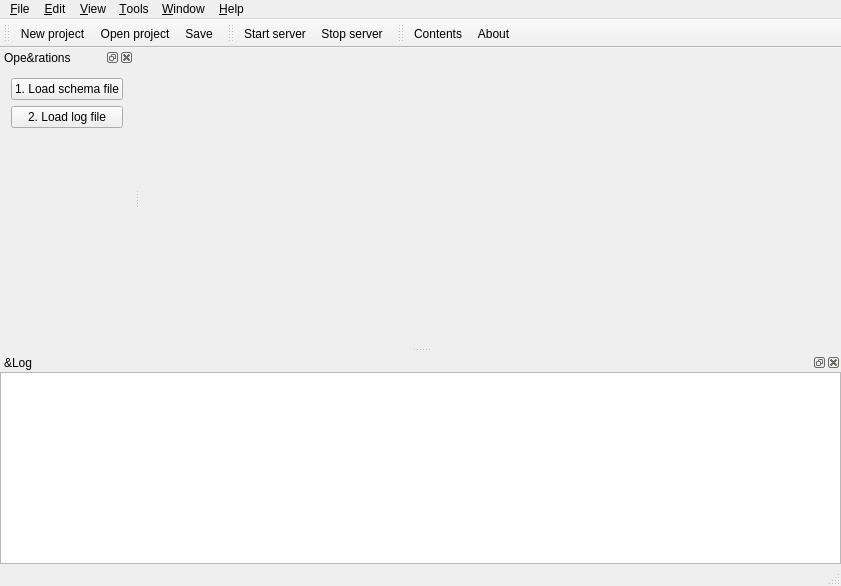
<?xml version="1.0" encoding="UTF-8"?>
<ui version="4.0">
 <class>MainWindow</class>
 <widget class="QMainWindow" name="MainWindow">
  <property name="geometry">
   <rect>
    <x>0</x>
    <y>0</y>
    <width>841</width>
    <height>586</height>
   </rect>
  </property>
  <property name="windowTitle">
   <string>MainWindow</string>
  </property>
  <widget class="QWidget" name="centralWidget"/>
  <widget class="QMenuBar" name="menuBar">
   <property name="geometry">
    <rect>
     <x>0</x>
     <y>0</y>
     <width>841</width>
     <height>23</height>
    </rect>
   </property>
   <widget class="QMenu" name="menuFile">
    <property name="title">
     <string>&amp;File</string>
    </property>
    <addaction name="actionNewProject"/>
    <addaction name="actionOpenProject"/>
    <addaction name="actionSave"/>
    <addaction name="separator"/>
    <addaction name="actionQuit"/>
   </widget>
   <widget class="QMenu" name="menuEdit">
    <property name="title">
     <string>&amp;Edit</string>
    </property>
    <addaction name="actionPreferences"/>
   </widget>
   <widget class="QMenu" name="menuTools">
    <property name="title">
     <string>&amp;Tools</string>
    </property>
    <addaction name="actionStartServer"/>
    <addaction name="actionStopServer"/>
   </widget>
   <widget class="QMenu" name="menuWindow">
    <property name="title">
     <string>&amp;Window</string>
    </property>
   </widget>
   <widget class="QMenu" name="menuHelp">
    <property name="title">
     <string>&amp;Help</string>
    </property>
    <addaction name="actionContents"/>
    <addaction name="separator"/>
    <addaction name="actionAbout"/>
    <addaction name="actionAboutQt"/>
   </widget>
   <widget class="QMenu" name="menuView">
    <property name="title">
     <string>&amp;View</string>
    </property>
    <widget class="QMenu" name="menuToolbars">
     <property name="title">
      <string>&amp;Toolbars</string>
     </property>
     <addaction name="actionFileToolbar"/>
     <addaction name="actionHelpToolbar"/>
     <addaction name="actionServerToolbar"/>
    </widget>
    <widget class="QMenu" name="menuPanes">
     <property name="title">
      <string>&amp;Panes</string>
     </property>
     <addaction name="actionOperationsPane"/>
     <addaction name="actionLogPane"/>
    </widget>
    <addaction name="menuToolbars"/>
    <addaction name="menuPanes"/>
   </widget>
   <addaction name="menuFile"/>
   <addaction name="menuEdit"/>
   <addaction name="menuView"/>
   <addaction name="menuTools"/>
   <addaction name="menuWindow"/>
   <addaction name="menuHelp"/>
  </widget>
  <widget class="QToolBar" name="fileToolbar">
   <property name="windowTitle">
    <string>File</string>
   </property>
   <attribute name="toolBarArea">
    <enum>TopToolBarArea</enum>
   </attribute>
   <attribute name="toolBarBreak">
    <bool>false</bool>
   </attribute>
   <addaction name="actionNewProject"/>
   <addaction name="actionOpenProject"/>
   <addaction name="actionSave"/>
  </widget>
  <widget class="QStatusBar" name="statusBar"/>
  <widget class="QToolBar" name="serverToolbar">
   <property name="windowTitle">
    <string>Server</string>
   </property>
   <attribute name="toolBarArea">
    <enum>TopToolBarArea</enum>
   </attribute>
   <attribute name="toolBarBreak">
    <bool>false</bool>
   </attribute>
   <addaction name="actionStartServer"/>
   <addaction name="actionStopServer"/>
  </widget>
  <widget class="QToolBar" name="helpToolbar">
   <property name="windowTitle">
    <string>Help</string>
   </property>
   <attribute name="toolBarArea">
    <enum>TopToolBarArea</enum>
   </attribute>
   <attribute name="toolBarBreak">
    <bool>false</bool>
   </attribute>
   <addaction name="actionContents"/>
   <addaction name="actionAbout"/>
  </widget>
  <widget class="QDockWidget" name="dockOperations">
   <property name="windowTitle">
    <string>Ope&amp;rations</string>
   </property>
   <attribute name="dockWidgetArea">
    <number>1</number>
   </attribute>
   <widget class="QWidget" name="dockWidgetContents">
    <layout class="QVBoxLayout" name="verticalLayout">
     <item>
      <widget class="QPushButton" name="buttonLoadSchemaFile">
       <property name="text">
        <string>1. Load schema file</string>
       </property>
      </widget>
     </item>
     <item>
      <widget class="QPushButton" name="buttonLoadLogFile">
       <property name="text">
        <string>2. Load log file</string>
       </property>
      </widget>
     </item>
     <item>
      <spacer name="verticalSpacer">
       <property name="orientation">
        <enum>Qt::Vertical</enum>
       </property>
       <property name="sizeHint" stdset="0">
        <size>
         <width>20</width>
         <height>40</height>
        </size>
       </property>
      </spacer>
     </item>
    </layout>
   </widget>
  </widget>
  <widget class="QDockWidget" name="dockLog">
   <property name="windowTitle">
    <string>&amp;Log</string>
   </property>
   <attribute name="dockWidgetArea">
    <number>8</number>
   </attribute>
   <widget class="QWidget" name="dockWidgetContents_2">
    <layout class="QGridLayout" name="gridLayout_2">
     <property name="leftMargin">
      <number>0</number>
     </property>
     <property name="topMargin">
      <number>0</number>
     </property>
     <property name="rightMargin">
      <number>0</number>
     </property>
     <property name="bottomMargin">
      <number>0</number>
     </property>
     <item row="0" column="0">
      <widget class="QPlainTextEdit" name="logView">
       <property name="font">
        <font>
         <family>Monospace</family>
        </font>
       </property>
       <property name="readOnly">
        <bool>true</bool>
       </property>
      </widget>
     </item>
    </layout>
   </widget>
  </widget>
  <action name="actionNewProject">
   <property name="icon">
    <iconset theme="list-add" resource="../res/paomedia-small-n-flat/iconset.qrc">
     <normaloff>:/svg/sign-add</normaloff>:/svg/sign-add</iconset>
   </property>
   <property name="text">
    <string>&amp;New project</string>
   </property>
   <property name="toolTip">
    <string>Creates a new project</string>
   </property>
   <property name="shortcut">
    <string>Ctrl+N</string>
   </property>
  </action>
  <action name="actionOpenProject">
   <property name="icon">
    <iconset theme="document-open" resource="../res/paomedia-small-n-flat/iconset.qrc">
     <normaloff>:/svg/folder</normaloff>:/svg/folder</iconset>
   </property>
   <property name="text">
    <string>&amp;Open project</string>
   </property>
   <property name="toolTip">
    <string>Open an existing project</string>
   </property>
   <property name="shortcut">
    <string>Ctrl+O</string>
   </property>
  </action>
  <action name="actionQuit">
   <property name="icon">
    <iconset theme="application-exit">
     <normaloff>.</normaloff>.</iconset>
   </property>
   <property name="text">
    <string>&amp;Quit</string>
   </property>
   <property name="toolTip">
    <string>Quit this application</string>
   </property>
   <property name="shortcut">
    <string>Ctrl+Q</string>
   </property>
  </action>
  <action name="actionSave">
   <property name="icon">
    <iconset theme="document-save" resource="../res/paomedia-small-n-flat/iconset.qrc">
     <normaloff>:/svg/floppy</normaloff>:/svg/floppy</iconset>
   </property>
   <property name="text">
    <string>&amp;Save</string>
   </property>
   <property name="toolTip">
    <string>Save currently open project</string>
   </property>
   <property name="shortcut">
    <string>Ctrl+S</string>
   </property>
  </action>
  <action name="actionPreferences">
   <property name="icon">
    <iconset theme="gtk-preferences" resource="../res/paomedia-small-n-flat/iconset.qrc">
     <normaloff>:/svg/cog</normaloff>:/svg/cog</iconset>
   </property>
   <property name="text">
    <string>&amp;Preferences</string>
   </property>
   <property name="toolTip">
    <string>Set preferences for working in the application</string>
   </property>
   <property name="shortcut">
    <string>Ctrl+Alt+P</string>
   </property>
  </action>
  <action name="actionContents">
   <property name="icon">
    <iconset theme="help-contents" resource="../res/paomedia-small-n-flat/iconset.qrc">
     <normaloff>:/svg/life-buoy</normaloff>:/svg/life-buoy</iconset>
   </property>
   <property name="text">
    <string>&amp;Contents</string>
   </property>
   <property name="toolTip">
    <string>Get help on using this software</string>
   </property>
   <property name="shortcut">
    <string>F1</string>
   </property>
  </action>
  <action name="actionAbout">
   <property name="icon">
    <iconset theme="help-about" resource="../res/paomedia-small-n-flat/iconset.qrc">
     <normaloff>:/svg/sign-info</normaloff>:/svg/sign-info</iconset>
   </property>
   <property name="text">
    <string>&amp;About</string>
   </property>
   <property name="toolTip">
    <string>About this program</string>
   </property>
   <property name="shortcut">
    <string>Shift+F1</string>
   </property>
  </action>
  <action name="actionAboutQt">
   <property name="text">
    <string>About &amp;Qt</string>
   </property>
  </action>
  <action name="actionFileToolbar">
   <property name="checkable">
    <bool>true</bool>
   </property>
   <property name="text">
    <string>&amp;File</string>
   </property>
   <property name="toolTip">
    <string>Toggle visibility of File toolbar</string>
   </property>
  </action>
  <action name="actionHelpToolbar">
   <property name="checkable">
    <bool>true</bool>
   </property>
   <property name="text">
    <string>&amp;Help</string>
   </property>
   <property name="toolTip">
    <string>Toggle visibility of Help toolbar</string>
   </property>
  </action>
  <action name="actionLogPane">
   <property name="checkable">
    <bool>true</bool>
   </property>
   <property name="text">
    <string>&amp;Log</string>
   </property>
   <property name="toolTip">
    <string>Toggle visibility of Log pane</string>
   </property>
  </action>
  <action name="actionOperationsPane">
   <property name="checkable">
    <bool>true</bool>
   </property>
   <property name="text">
    <string>&amp;Operations</string>
   </property>
   <property name="toolTip">
    <string>Toggle visibility of Operations pane</string>
   </property>
  </action>
  <action name="actionStartServer">
   <property name="icon">
    <iconset theme="media-playback-start">
     <normaloff>.</normaloff>.</iconset>
   </property>
   <property name="text">
    <string>&amp;Start server</string>
   </property>
  </action>
  <action name="actionStopServer">
   <property name="icon">
    <iconset theme="media-playback-stop">
     <normaloff>.</normaloff>.</iconset>
   </property>
   <property name="text">
    <string>S&amp;top server</string>
   </property>
   <property name="toolTip">
    <string>Stop running MySQL server</string>
   </property>
  </action>
  <action name="actionServerToolbar">
   <property name="checkable">
    <bool>true</bool>
   </property>
   <property name="text">
    <string>&amp;Server</string>
   </property>
   <property name="toolTip">
    <string>Toggle visibility of Server toolbar</string>
   </property>
  </action>
 </widget>
 <layoutdefault spacing="6" margin="11"/>
 <resources>
  <include location="../res/paomedia-small-n-flat/iconset.qrc"/>
 </resources>
 <connections>
  <connection>
   <sender>actionAbout</sender>
   <signal>triggered()</signal>
   <receiver>MainWindow</receiver>
   <slot>about()</slot>
   <hints>
    <hint type="sourcelabel">
     <x>-1</x>
     <y>-1</y>
    </hint>
    <hint type="destinationlabel">
     <x>420</x>
     <y>292</y>
    </hint>
   </hints>
  </connection>
  <connection>
   <sender>actionAboutQt</sender>
   <signal>triggered()</signal>
   <receiver>MainWindow</receiver>
   <slot>aboutQt()</slot>
   <hints>
    <hint type="sourcelabel">
     <x>-1</x>
     <y>-1</y>
    </hint>
    <hint type="destinationlabel">
     <x>420</x>
     <y>292</y>
    </hint>
   </hints>
  </connection>
  <connection>
   <sender>buttonLoadLogFile</sender>
   <signal>clicked()</signal>
   <receiver>MainWindow</receiver>
   <slot>loadLogFile()</slot>
   <hints>
    <hint type="sourcelabel">
     <x>555</x>
     <y>313</y>
    </hint>
    <hint type="destinationlabel">
     <x>420</x>
     <y>292</y>
    </hint>
   </hints>
  </connection>
  <connection>
   <sender>actionFileToolbar</sender>
   <signal>toggled(bool)</signal>
   <receiver>fileToolbar</receiver>
   <slot>setVisible(bool)</slot>
   <hints>
    <hint type="sourcelabel">
     <x>-1</x>
     <y>-1</y>
    </hint>
    <hint type="destinationlabel">
     <x>60</x>
     <y>42</y>
    </hint>
   </hints>
  </connection>
  <connection>
   <sender>actionHelpToolbar</sender>
   <signal>toggled(bool)</signal>
   <receiver>helpToolbar</receiver>
   <slot>setVisible(bool)</slot>
   <hints>
    <hint type="sourcelabel">
     <x>-1</x>
     <y>-1</y>
    </hint>
    <hint type="destinationlabel">
     <x>480</x>
     <y>42</y>
    </hint>
   </hints>
  </connection>
  <connection>
   <sender>actionLogPane</sender>
   <signal>toggled(bool)</signal>
   <receiver>dockLog</receiver>
   <slot>setVisible(bool)</slot>
   <hints>
    <hint type="sourcelabel">
     <x>-1</x>
     <y>-1</y>
    </hint>
    <hint type="destinationlabel">
     <x>420</x>
     <y>493</y>
    </hint>
   </hints>
  </connection>
  <connection>
   <sender>actionOperationsPane</sender>
   <signal>toggled(bool)</signal>
   <receiver>dockOperations</receiver>
   <slot>setVisible(bool)</slot>
   <hints>
    <hint type="sourcelabel">
     <x>-1</x>
     <y>-1</y>
    </hint>
    <hint type="destinationlabel">
     <x>118</x>
     <y>242</y>
    </hint>
   </hints>
  </connection>
  <connection>
   <sender>dockLog</sender>
   <signal>visibilityChanged(bool)</signal>
   <receiver>actionLogPane</receiver>
   <slot>setChecked(bool)</slot>
   <hints>
    <hint type="sourcelabel">
     <x>420</x>
     <y>493</y>
    </hint>
    <hint type="destinationlabel">
     <x>-1</x>
     <y>-1</y>
    </hint>
   </hints>
  </connection>
  <connection>
   <sender>dockOperations</sender>
   <signal>visibilityChanged(bool)</signal>
   <receiver>actionOperationsPane</receiver>
   <slot>setChecked(bool)</slot>
   <hints>
    <hint type="sourcelabel">
     <x>118</x>
     <y>242</y>
    </hint>
    <hint type="destinationlabel">
     <x>-1</x>
     <y>-1</y>
    </hint>
   </hints>
  </connection>
  <connection>
   <sender>fileToolbar</sender>
   <signal>visibilityChanged(bool)</signal>
   <receiver>actionFileToolbar</receiver>
   <slot>setChecked(bool)</slot>
   <hints>
    <hint type="sourcelabel">
     <x>60</x>
     <y>42</y>
    </hint>
    <hint type="destinationlabel">
     <x>-1</x>
     <y>-1</y>
    </hint>
   </hints>
  </connection>
  <connection>
   <sender>helpToolbar</sender>
   <signal>visibilityChanged(bool)</signal>
   <receiver>actionHelpToolbar</receiver>
   <slot>setChecked(bool)</slot>
   <hints>
    <hint type="sourcelabel">
     <x>480</x>
     <y>42</y>
    </hint>
    <hint type="destinationlabel">
     <x>-1</x>
     <y>-1</y>
    </hint>
   </hints>
  </connection>
  <connection>
   <sender>actionStartServer</sender>
   <signal>triggered()</signal>
   <receiver>MainWindow</receiver>
   <slot>startServer()</slot>
   <hints>
    <hint type="sourcelabel">
     <x>-1</x>
     <y>-1</y>
    </hint>
    <hint type="destinationlabel">
     <x>420</x>
     <y>292</y>
    </hint>
   </hints>
  </connection>
  <connection>
   <sender>actionServerToolbar</sender>
   <signal>toggled(bool)</signal>
   <receiver>serverToolbar</receiver>
   <slot>setVisible(bool)</slot>
   <hints>
    <hint type="sourcelabel">
     <x>-1</x>
     <y>-1</y>
    </hint>
    <hint type="destinationlabel">
     <x>523</x>
     <y>42</y>
    </hint>
   </hints>
  </connection>
  <connection>
   <sender>serverToolbar</sender>
   <signal>visibilityChanged(bool)</signal>
   <receiver>actionServerToolbar</receiver>
   <slot>setChecked(bool)</slot>
   <hints>
    <hint type="sourcelabel">
     <x>523</x>
     <y>42</y>
    </hint>
    <hint type="destinationlabel">
     <x>-1</x>
     <y>-1</y>
    </hint>
   </hints>
  </connection>
  <connection>
   <sender>buttonLoadSchemaFile</sender>
   <signal>clicked()</signal>
   <receiver>MainWindow</receiver>
   <slot>loadSchemaFile()</slot>
   <hints>
    <hint type="sourcelabel">
     <x>96</x>
     <y>110</y>
    </hint>
    <hint type="destinationlabel">
     <x>420</x>
     <y>292</y>
    </hint>
   </hints>
  </connection>
 </connections>
 <slots>
  <slot>about()</slot>
  <slot>aboutQt()</slot>
  <slot>loadLogFile()</slot>
  <slot>startServer()</slot>
  <slot>loadSchemaFile()</slot>
 </slots>
</ui>
